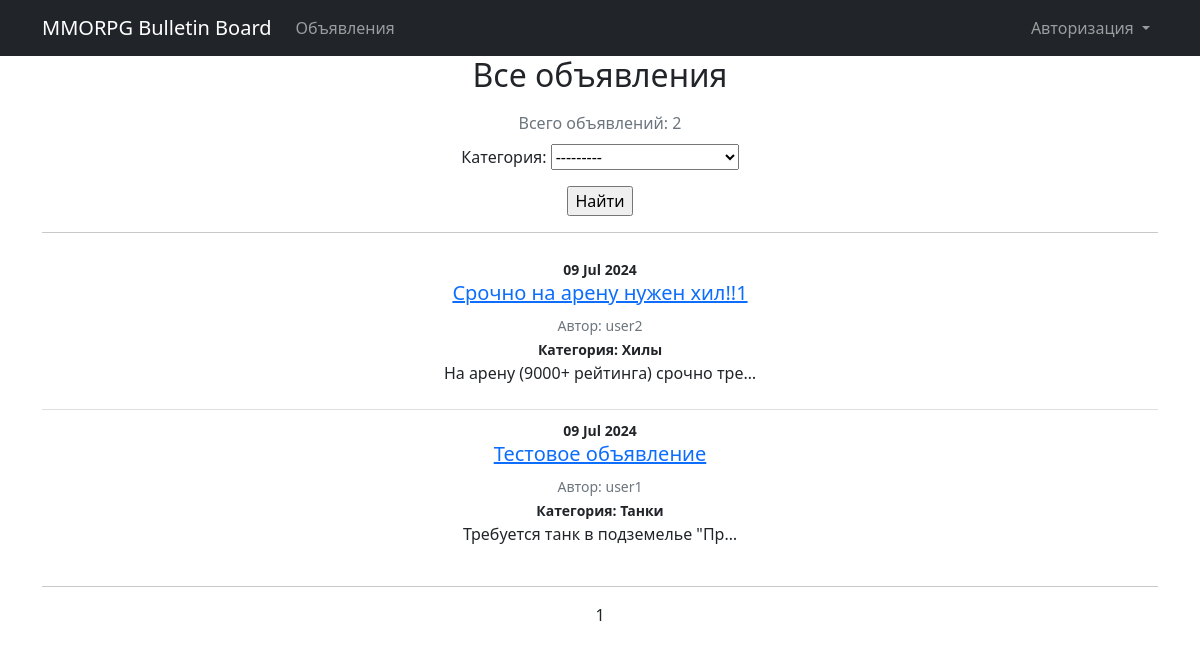
The page /ads/ on the database as committed earlier.
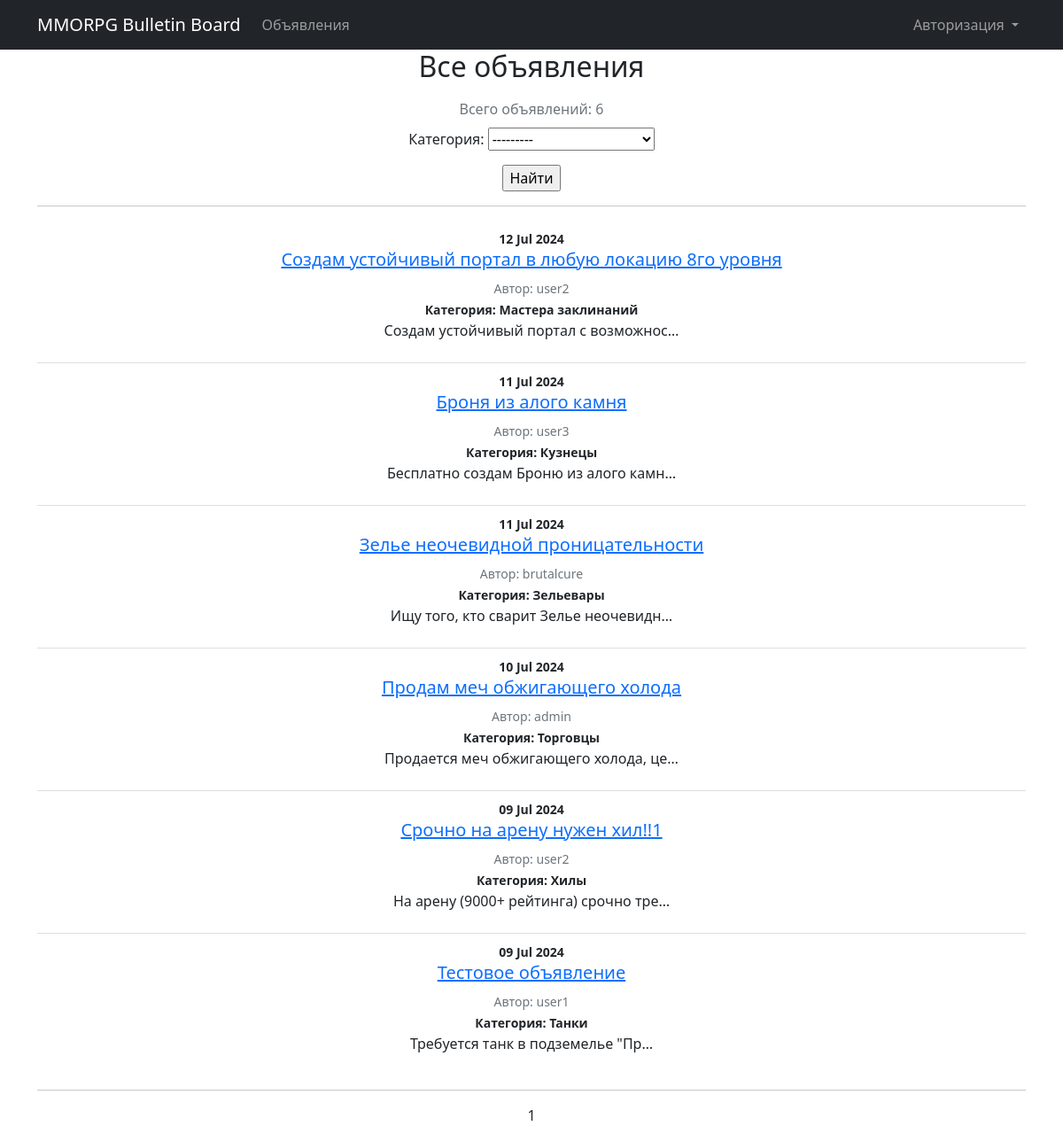
The same page on the database as committed later.
### BulletinBoard/models.py (models this page shows, shortened)
class Ad(models.Model):
    author = models.ForeignKey(settings.AUTH_USER_MODEL, on_delete=models.CASCADE)
    adCategory = models.CharField(max_length=20, choices=CATEGORY_CHOICES)
    dateCreation = models.DateTimeField(auto_now_add=True)
    title = models.CharField(max_length=128)
    text = RichTextUploadingField(blank=True, null=True)

### accounts/models.py (models this page shows)
class User(AbstractUser):
    code = models.CharField(max_length=6, blank=True, null=True, default=None, unique=True)
    subscriber = models.BooleanField(default=False)

### BulletinBoard/views.py (the view)
# urls.py: path('', AdsList.as_view(), name='ad_list'),
class AdsList(ListView):
    model = Ad
    ordering = '-dateCreation'
    template_name = 'ad_list.html'
    context_object_name = 'ads'
    paginate_by = 10
    def get_queryset(self):
        queryset = super().get_queryset()
        self.filterset = AdFilter(self.request.GET, queryset)
        return self.filterset.qs
    def get_context_data(self, **kwargs):
        context = super().get_context_data(**kwargs)
        context['filterset'] = self.filterset
        return context

### templates/ad_list.html (shortened to what this page needs)
{% extends 'flatpages/default.html' %}
{% load custom_tags %}
{% block content %}
<h2>Все объявления</h2>
<h3><span class="text-muted fs-6 fw-normal">Всего объявлений: {{ page_obj.paginator.count }}</span></h3>
<form action="" method="get">
   {{ filterset.form.as_p }}
   <input type="submit" value="Найти" />
</form>
<hr>
    {% if ads %}
        <ul class="list-group list-group-flush bg-transparent">
            {% for ad in ads %}
                <li class="list-group-item bg-transparent">
                    <small class="fw-bold">{{ ad.dateCreation | date:'d M Y' }} </small>
                    <h5><a href="{% url 'ad_detail' ad.id %}">{{ ad.title }}</a></h5>
                    <small class="text-muted">Автор: {{ ad.author }}</small> <br>
                    <small class="fw-bold"> Категория: {{ ad.get_adCategory_display }}</small>
                    {{ ad.text|truncatechars:40|safe }}
                </li>
            {% endfor %}
        </ul>
    {% else %}
       <h2>Объявлений нет!</h2>
    {% endif %}
<hr>
    {{ page_obj.number }}
{% endblock content %}

### templates/flatpages/default.html (shortened to what this page needs)
<!DOCTYPE html>
<html lang="en">
    <head>
        {% load static %}
        <link href="{% static 'css/styles.css' %}" rel="stylesheet" />
    </head>
    <body>
        <nav class="navbar navbar-expand-lg navbar-dark bg-dark static-top">
            <div class="container">
                <a class="navbar-brand" href="{% url 'ad_list' %}">MMORPG Bulletin Board</a>
                <div class="collapse navbar-collapse" id="navbarResponsive">
                    <ul class="navbar-nav ml-auto">
                        <li class="nav-item">
                            <a class="nav-link" href="/ads/">Объявления</a>
                        </li>
                    </ul>
                    <ul class="navbar-nav ms-auto">
                        <li class="nav-item dropdown">
                            <a class="nav-link dropdown-toggle" id="navbarDropdown" href="#" role="button" data-bs-toggle="dropdown" aria-expanded="false">
                                {% if user.is_authenticated %}
                                {{ user.username }}
                                {% else %}
                                Авторизация
                                {% endif %}
                            </a>
                        </li>
                    </ul>
                </div>
            </div>
        </nav>
        <div class="container">
            <div class="row">
                <div class="col-lg-12 text-center">
                    {% block content %}{% endblock content %}
                </div>
            </div>
        </div>
    </body>
</html>

Rows that differ between the two databases and show on the page:
added Ad: dateCreation "12 Jul 2024", title "Создам устойчивый портал в любую локацию 8го уровня", author "user2", adCategory "Мастера заклинаний", text "Создам устойчивый портал с возможнос…"
added Ad: dateCreation "11 Jul 2024", title "Броня из алого камня", author "user3", adCategory "Кузнецы", text "Бесплатно создам Броню из алого камн…"
added Ad: dateCreation "11 Jul 2024", title "Зелье неочевидной проницательности", author "brutalcure", adCategory "Зельевары", text "Ищу того, кто сварит Зелье неочевидн…"
added Ad: dateCreation "10 Jul 2024", title "Продам меч обжигающего холода", author "admin", adCategory "Торговцы", text "Продается меч обжигающего холода, це…"
Other text that changed with them:
{{ page_obj.paginator.count }}: "2" → "6"
